Frame 1 (no input): blank canvas, image omitted
Frame 60 (no input): blank canvas, image omitted
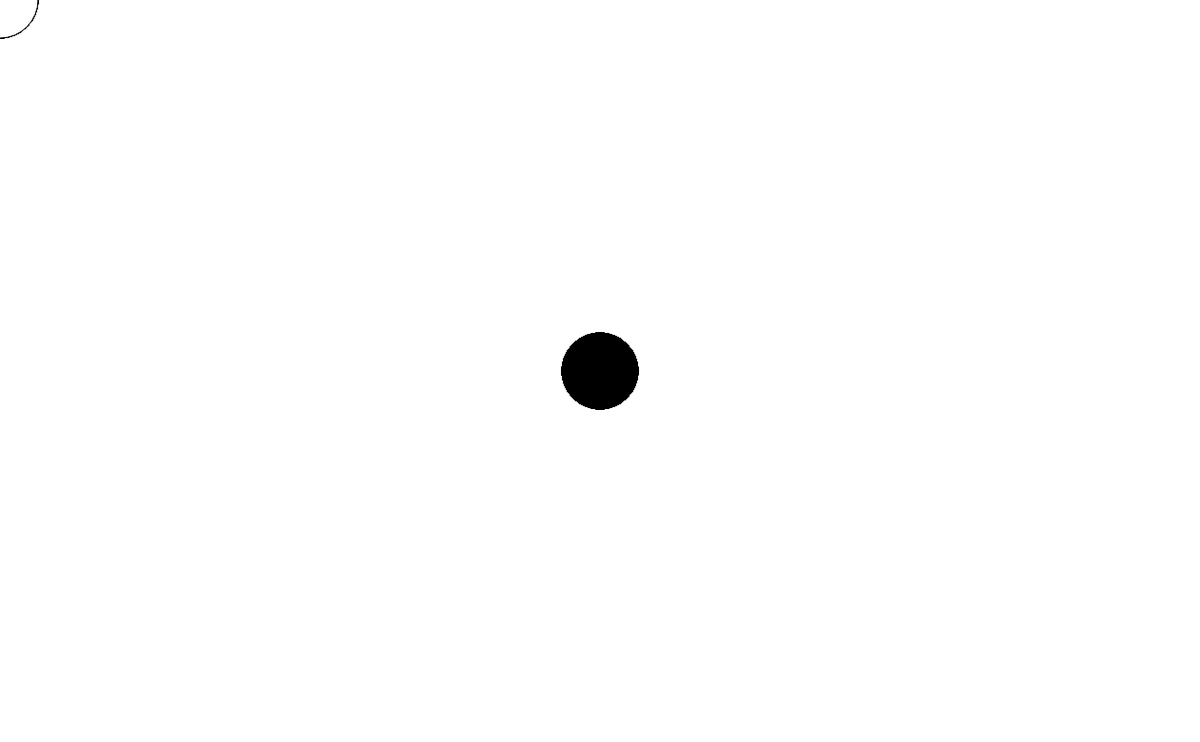
Frame 120 (the mouse pressed at the canvas centre since frame 60)

The p5.js sketch whose frames 1 and 60 were blank and that drew this single picture after the mouse press (run headless with seeded random() and noise() and a simulated clock; from frame 60 on, the mouse is pressed at the canvas centre):

// p5.js sketch
// ── sketch.js
function setup() {
    createCanvas(1260, 780);
}

function draw() {
    if (mouseIsPressed) {
        fill(0);
    } else {
        fill(255);
    }
    ellipse(mouseX, mouseY, 80, 80);
}
